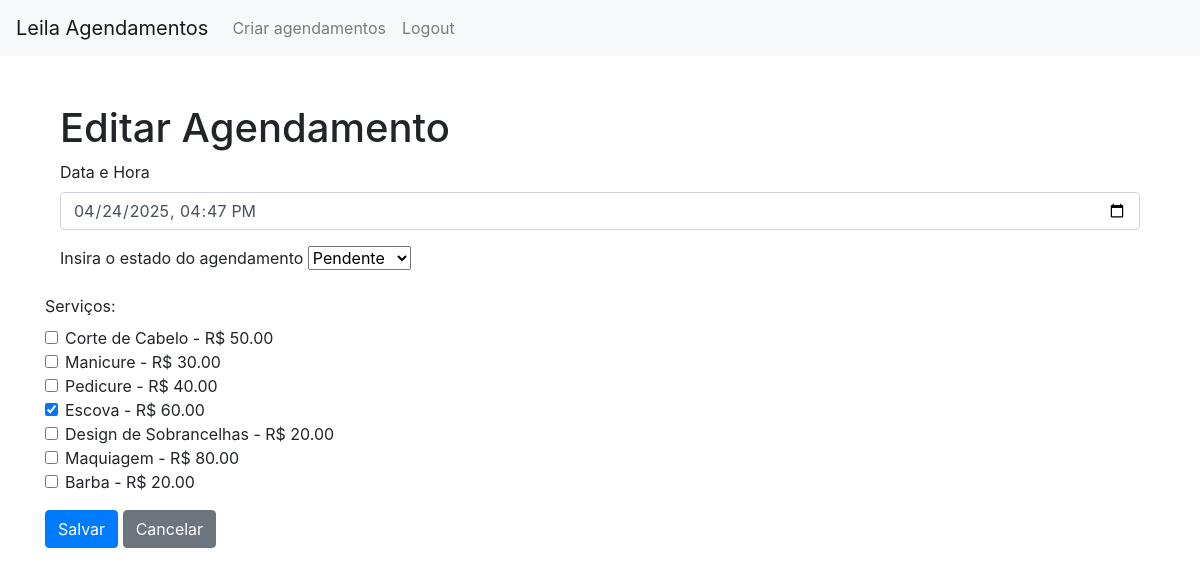
Screenshot of /editarAgendamento/6 (signed in) with the database file from the repository.
### models.py (models this page shows)
class Agendamentos(db.Model):
    __tablename__ = 'agendamentos'
    id = db.Column(db.Integer, primary_key=True)
    clienteId = db.Column(db.Integer, db.ForeignKey('cliente.id'), nullable=False)
    data = db.Column(db.DateTime, nullable=False)
    estado = db.Column(db.Enum(Estado), default=Estado.pendente, nullable=False)
    cliente = db.relationship('Cliente', backref='agendamentos')
    is_confirmed = db.Column(db.Boolean, default=False)

class Servico(db.Model):
    id = db.Column(db.Integer, primary_key=True)
    nome = db.Column(db.String(100), nullable=False)
    preco = db.Column(db.Float, nullable=False)
    descricao = db.Column(db.Text)

### app.py (the view, shortened to what this page needs)
@app.route('/editarAgendamento/<int:id>', methods=['GET', 'POST'])
@login_required
def editarAgendamento(id):
    agendamento = Agendamentos.query.get_or_404(id) # recebe o id
    todosServicos = Servico.query.all()  # Todos os serviços disponíveis
    if not current_user.is_admin:
        dataAgendado = agendamento.data
        dataHoje = datetime.now()
        distancia = (dataAgendado - dataHoje).days
        if abs(distancia) < 2: # se o agendamento for em até dois dias, editarAgendamento não abre
            return "Infelizmente, edições só podem ser feitas até dois dias antes do agendamento. Ligue para a Leila em 55555555 para alterações."
    servicos = Servico.query.all()
    return render_template('editarAgendamento.html', agendamento=agendamento, servicos=servicos, estados=Estado, todos_servicos=todosServicos)

### app.py (called while the page is built)
@lm.user_loader # decorador para carregar user
def load_user(id): # pega o id para carregar user
    cliente = db.session.query(Cliente).filter_by(id=id).first()
    return cliente

### templates/editarAgendamento.html (shortened to what this page needs)
{% extends 'header.html' %}
{% block content %}
<div class="container mt-5">
    <h1>Editar Agendamento</h1>
    <form method="POST">
        <div class="form-group">
            <label for="dataHora">Data e Hora</label>
            <input type="datetime-local" class="form-control" id="dataHora" name="dataHora" value="{{ agendamento .data.strftime('%Y-%m-%dT%H:%M') }}" required>
        </div>
        <div class="form-group">
            <label for="estado">Insira o estado do agendamento</label>
            <select class="form-select" id="estado" name="estado">
                {% for estado in estados %}
                    <option
                        value="{{ estado.name }}"
                        {% if estado == agendamento.estado %}selected{% endif %}
                    >
                        {{ estado.value | capitalize }}
                    </option>
                {% endfor %}
            </select>
        </div>
        </div>
        <div class="form-group">
            <label class="form-label">Serviços:</label>
        {% for servico in todos_servicos %}
            <div class="form-check">
                <input
                    class="form-check-input"
                    type="checkbox"
                    name="servicos"
                    value="{{ servico.id }}"
                    id="servico{{ servico.id }}"
                    {% if servico in agendamento.servicos %}checked{% endif %}
                    >
                <label class="form-check-label" for="servico{{ servico.id }}">
                    {{ servico.nome }} - R$ {{ "%.2f"|format(servico.preco) }}
                </label>
            </div>
        {% endfor %}
    </div>
            <button type="submit" class="btn btn-primary">Salvar</button>
        <a href="{{ url_for('home') }}" class="btn btn-secondary">Cancelar</a>
</div>
{% endblock %}

### rows the page displays
Agendamentos: dataHora "04/24/2025 16:47", estado "Pendente"
Servico: nome "Corte de Cabelo", preco "50.00"
Servico: nome "Manicure", preco "30.00"
Servico: nome "Pedicure", preco "40.00"
Servico: nome "Escova", preco "60.00"
Servico: nome "Design de Sobrancelhas", preco "20.00"
Servico: nome "Maquiagem", preco "80.00"
Servico: nome "Barba", preco "20.00"
